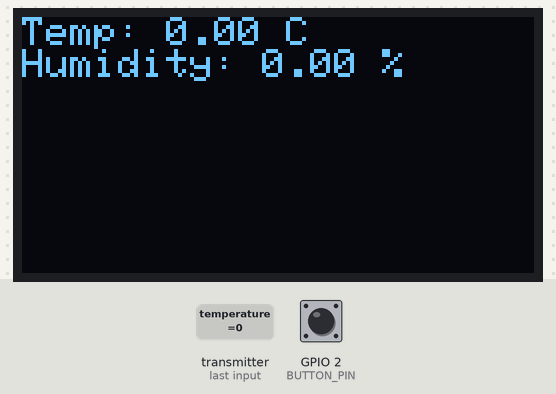
Recording of a sketch running on a simulated ESP8266 (NodeMCU). Parts: 128×64 one-colour display. The test bench sets the inputs (shaded band); at power-on: GPIO 2 (BUTTON_PIN) HIGH. What the sketch prints to the serial monitor is not drawn.

1.3 s: the transmitter starts sending temperature = 0
2.8 s: GPIO 2 (BUTTON_PIN) pulled LOW for 0.15 s
Above: at 3.2 s.
Timing chart, 0 to 5.8 s (numbered marks = the images above; inputs shaded):
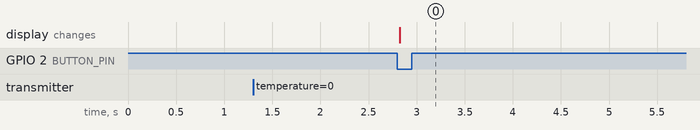

Measured:
- after the input at 1.3 s, every drawn part: stays the same
- after the input at 2.8 s, the display: changes at once (image 0)

The sketch:

CW14-Receiver.ino
```cpp
#include <ESP8266WiFi.h>
#include <espnow.h>
#include <Wire.h>
#include <Adafruit_GFX.h>
#include <Adafruit_SSD1306.h>

#define SCREEN_WIDTH 128
#define SCREEN_HEIGHT 64
#define OLED_RESET    -1
#define BUTTON_PIN    2  // Define the pin for the button

Adafruit_SSD1306 display(SCREEN_WIDTH, SCREEN_HEIGHT, &Wire, OLED_RESET);

typedef struct struct_message {
  float temperature;
  float humidity;
} struct_message;

struct_message myData;
bool dataReceived = false; // Flag to check if data is received
bool buttonPressed = false;

void OnDataRecv(uint8_t * mac, uint8_t *incomingData, uint8_t len) {
  memcpy(&myData, incomingData, sizeof(myData));
  Serial.print("Bytes received: ");
  Serial.println(len);

  Serial.print("Temperature: ");
  Serial.println(myData.temperature);
  Serial.print("Humidity: ");
  Serial.println(myData.humidity);

  dataReceived = true; // Set the flag when data is received
}

void setup() {
  Serial.begin(115200);

  // Initialize OLED display
  if (!display.begin(SSD1306_SWITCHCAPVCC, 0x3C)) {
    Serial.println(F("SSD1306 allocation failed"));
    for (;;);
  }
  display.clearDisplay();
  display.setTextSize(1);
  display.setTextColor(SSD1306_WHITE);
  display.setCursor(0,0);
  display.print("Initializing...");
  display.display();

  // Initialize ESP-NOW
  WiFi.mode(WIFI_STA);
  if (esp_now_init() != 0) {
    Serial.println("Error initializing ESP-NOW");
    return;
  }
  esp_now_register_recv_cb(OnDataRecv);

  // Initialize button pin
  pinMode(BUTTON_PIN, INPUT_PULLUP); // Button pin as input with internal pull-up resistor
}

void loop() {
  bool currentButtonState = digitalRead(BUTTON_PIN) == LOW; // Button pressed when LOW

  if (currentButtonState && !buttonPressed) {
    // Button was just pressed
    buttonPressed = true;

    if (dataReceived) {
      // Clear display and show new data if available
      display.clearDisplay();
      display.setTextSize(1); // Set text size
      display.setTextColor(SSD1306_WHITE); // Set text color
      display.setCursor(0, 0); // Set cursor position
      display.print("Temp: ");
      display.print(myData.temperature);
      display.println(" C");
      display.print("Humidity: ");
      display.print(myData.humidity);
      display.println(" %");
      display.display(); // Update the display with new data

      dataReceived = false; // Reset flag after displaying
    }
  } else if (!currentButtonState && buttonPressed) {
    // Button was just released
    buttonPressed = false;
  }
}
```
